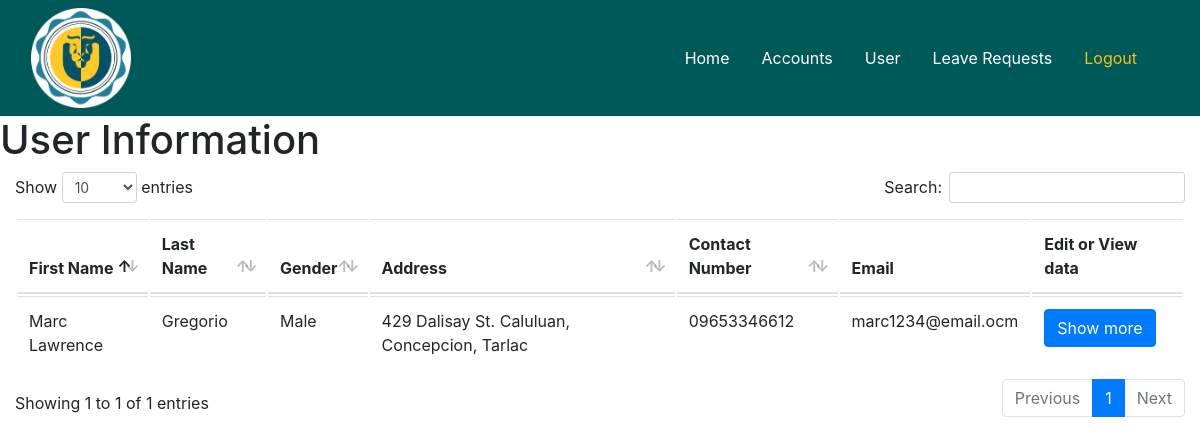
The app's page /admin/user_information.php, older data.
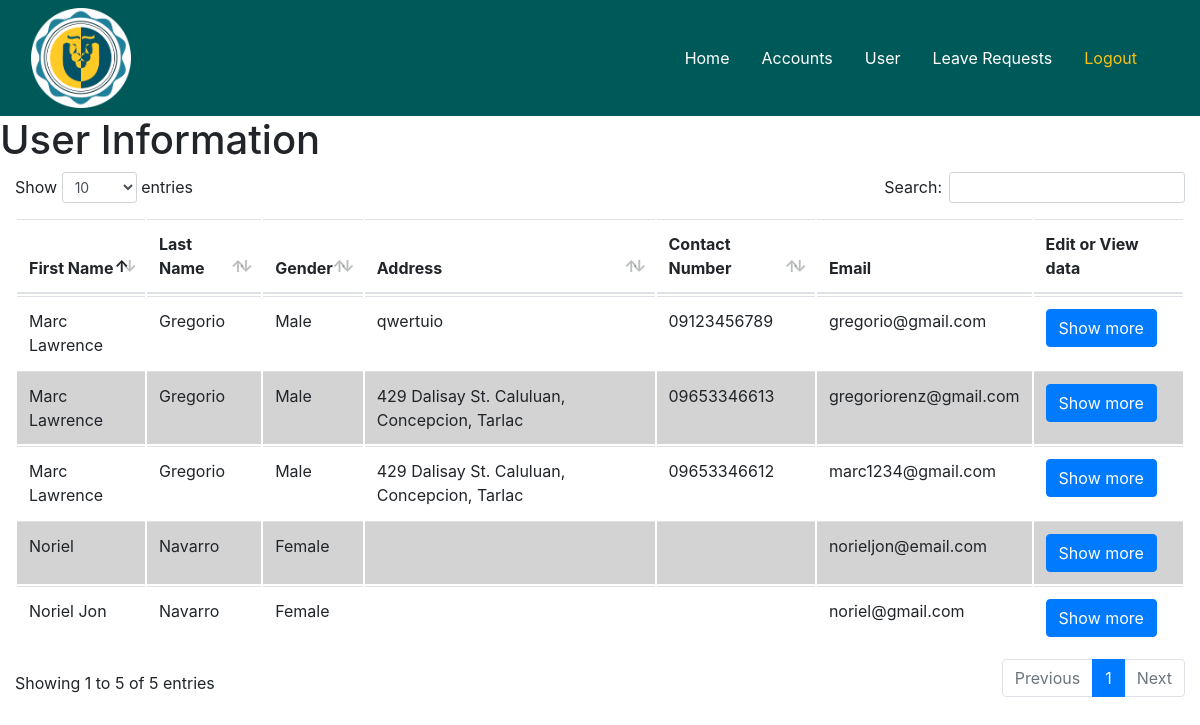
The same page, newer data.
### tables this page shows
CREATE TABLE `user_info` (
  `user_id` int(11) NOT NULL,
  `first_name` varchar(45) DEFAULT NULL,
  `middle_name` varchar(45) DEFAULT NULL,
  `last_name` varchar(45) DEFAULT NULL,
  `birth_date` date DEFAULT NULL,
  `birth_place` varchar(45) DEFAULT NULL,
  `contact_number` varchar(45) DEFAULT NULL,
  `gender` enum('m','f') DEFAULT NULL,
  `height` varchar(45) DEFAULT NULL,
  `weight` int(3) DEFAULT NULL,
  `blood_type` enum('o','a','b','ab') DEFAULT NULL,
  `residential_address` varchar(45) DEFAULT NULL,
  `residential_zip` int(4) DEFAULT NULL,
  `residential_tel_no` varchar(45) DEFAULT NULL,
  `permanent_address` varchar(45) DEFAULT NULL,
  `permanent_zip` int(4) DEFAULT NULL,
  `permanent_tel_no` varchar(45) DEFAULT NULL,
  `citizenship` varchar(45) DEFAULT NULL,
  `religion` varchar(45) DEFAULT NULL,
  `civil_status` varchar(45) DEFAULT NULL,
  `sss_no` int(11) DEFAULT NULL,
  `tin` int(11) DEFAULT NULL,
  `philhealth_no` int(11) DEFAULT NULL,
  `pagibig_id_no` int(11) DEFAULT NULL,
  PRIMARY KEY (`user_id`),
  CONSTRAINT `user_id` FOREIGN KEY (`user_id`) REFERENCES `user` (`user_id`) ON DELETE CASCADE ON UPDATE CASCADE
);

CREATE TABLE `user` (
  `username` varchar(45) NOT NULL,
  `user_id` int(11) NOT NULL AUTO_INCREMENT,
  `email` varchar(45) NOT NULL,
  `password` varchar(255) NOT NULL,
  `date_registered` date NOT NULL,
  `status` enum('enabled','disabled') DEFAULT 'enabled',
  `type` enum('admin','user') DEFAULT 'user',
  PRIMARY KEY (`username`),
  UNIQUE KEY `user_id_UNIQUE` (`user_id`)
);

### admin/data_information.php (the view, shortened to what this page needs)
<!DOCTYPE html>
<html>
<head>
</head>
<body style="background-color:white !important;";>
	<table class="table" id="table">
  		<thead>
    		<tr>
        		<th>First Name</th>
        		<th>Last Name</th>
        		<th>Gender</th>
        		<th>Address</th>
        		<th>Contact Number</th>
        		<th>Email</th>
        		<th>Edit or View data</th>
    		</tr>
  		</thead>
		<?php
			$sql = "select * from user_info natural join user;";
			$result = $connect->query($sql);
			if($result-> num_rows > 0){
    			while($row = $result->fetch_assoc()){
        			if($row["gender"] === "m"){
            			$gender = "Male";
        			}else{
            			$gender = "Female";
        	}
        	$show = "
        			<input name='show' value='show' style='display: none;'>
        			<a href='update_information.php?user_id=".$row['user_id']."& fname=".$row['first_name']."& mname=".$row['middle_name'] ."& lname=" .$row['last_name'] ."' class='show btn btn-primary'>Show more</a>";
        	echo "
					<tr>
						<td>" . ucwords($row['first_name']) . "</td>
						<td>" . ucwords($row['last_name']) . "</td>
						<td>" . $gender . "</td>
						<td>" . $row['residential_address'] . "</td>
						<td>" . $row['contact_number'] . "</td>
						<td>" . $row['email'] . "</td>
						<td>" . $show ."</td>
					</tr>";
    }
}else{
    echo "database has no query";
}
?>
</table>
</body>
</html>

### admin/user_information.php (shortened to what this page needs)
<?php
  include 'header.php';
 ?>
<!DOCTYPE html>
<html>
    <head>
        <?php
           include 'include.php';
        ?>
    </head>
    <body>
          <h1>User Information</h1>
          <div id="content">
          <?php
          include 'data_information.php';
           ?>
         </div>
    </body>
</html>

Row changes from the older to the newer data that the page shows:
added user_info: first_name "Marc Lawrence", last_name "Gregorio", gender "Male", residential_address "qwertuio", contact_number "09123456789", user.email "gregorio@gmail.com"
added user_info: first_name "Marc Lawrence", last_name "Gregorio", gender "Male", residential_address "429 Dalisay St. Caluluan, Concepcion, Tarlac", contact_number "09653346613", user.email "gregoriorenz@gmail.com"
changed user_info: user.email "marc1234@email.ocm" → "marc1234@gmail.com"
added user_info: first_name "Noriel Jon", last_name "Navarro", gender "Female", user.email "noriel@gmail.com"
added user_info: first_name "Noriel", last_name "Navarro", gender "Female", user.email "norieljon@email.com"
Text that changed along with them:
text written by a page script: "Show entries Search: Showing 1 to 1 of 1 entries Previous 1 Next" → "Show entries Search: Showing 1 to 5 of 5 entries Previous 1 Next"
